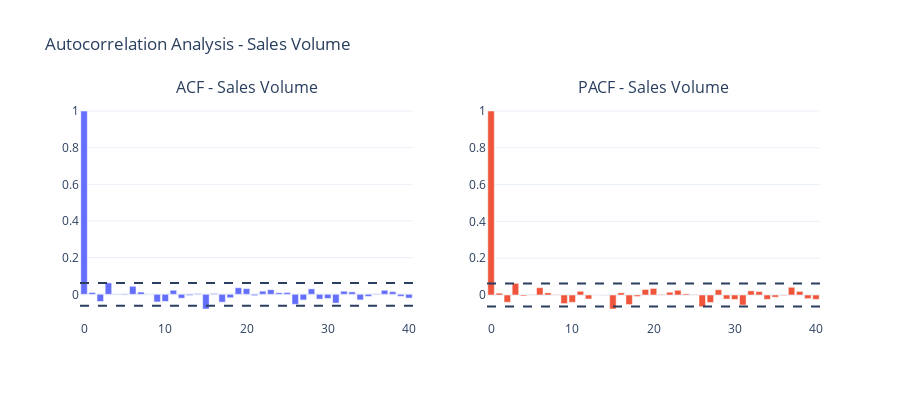

Notebook code for this chart:
### Markdown cell above
# Autocorrelation Analysis

### Code cell
# Function for interactive ACF/PACF charts
def plot_acf_pacf(series, title, max_lag=40):
    acf_values = acf(series.dropna(), nlags=max_lag)
    pacf_values = pacf(series.dropna(), nlags=max_lag)
    
    fig = make_subplots(rows=1, cols=2, subplot_titles=[f'ACF - {title}', f'PACF - {title}'])
    
    # ACF
    fig.add_trace(go.Bar(x=list(range(max_lag+1)), y=acf_values, name='ACF'), row=1, col=1)
    fig.add_hline(y=1.96/np.sqrt(len(series)), line_dash="dash", row=1, col=1)
    fig.add_hline(y=-1.96/np.sqrt(len(series)), line_dash="dash", row=1, col=1)
    
    # PACF
    fig.add_trace(go.Bar(x=list(range(max_lag+1)), y=pacf_values, name='PACF'), row=1, col=2)
    fig.add_hline(y=1.96/np.sqrt(len(series)), line_dash="dash", row=1, col=2)
    fig.add_hline(y=-1.96/np.sqrt(len(series)), line_dash="dash", row=1, col=2)
    
    fig.update_layout(height=400, showlegend=False, title_text=f"Autocorrelation Analysis - {title}")
    fig.show()

# Plot for Sales Volume
plot_acf_pacf(data['Sales_Volume'], 'Sales Volume')

# Plot for Stock Quantity
plot_acf_pacf(data['Stock_Quantity'], 'Stock Quantity')

### Figure 1 — Plotly figure (JSON) as saved in the notebook; plotly's stock layout.template omitted (floating-point values rounded to 4 significant figures)
{"data": [{"name": "ACF", "type": "bar", "x": [0, 1, 2, 3, 4, 5, 6, 7, 8, 9, 10, 11, 12, 13, 14, 15, 16, 17, 18, 19, 20, 21, 22, 23, 24, 25, 26, 27, 28, 29, 30, 31, 32, 33, 34, 35, 36, 37, 38, 39, 40], "xaxis": "x", "y": [1, 0.01013, -0.03921, 0.06241, -0.002426, -0.003559, 0.04368, 0.01234, -0.001364, -0.04168, -0.03878, 0.02219, -0.0214, -0.005972, 0.003953, -0.08011, 0.004741, -0.04271, -0.01877, 0.03606, 0.03106, -0.007219, 0.01716, 0.02509, 0.008828, 0.01015, -0.05467, -0.03079, 0.02974, -0.02622, -0.02247, -0.04788, 0.01691, 0.01336, -0.03052, -0.01154, 0.002714, 0.02213, 0.01441, -0.01088, -0.02063], "yaxis": "y"}, {"name": "PACF", "type": "bar", "x": [0, 1, 2, 3, 4, 5, 6, 7, 8, 9, 10, 11, 12, 13, 14, 15, 16, 17, 18, 19, 20, 21, 22, 23, 24, 25, 26, 27, 28, 29, 30, 31, 32, 33, 34, 35, 36, 37, 38, 39, 40], "xaxis": "x2", "y": [1, 0.01014, -0.03939, 0.06351, -0.005502, 0.00154, 0.03991, 0.01181, 0.001801, -0.04664, -0.0396, 0.02022, -0.0218, -0.0002117, -0.0007425, -0.07605, 0.01197, -0.05203, -0.008327, 0.03009, 0.03575, 0.003055, 0.01506, 0.0259, 0.00629, 0.00209, -0.06363, -0.04046, 0.02866, -0.02204, -0.02416, -0.05471, 0.02261, 0.01851, -0.0235, -0.01188, -0.003274, 0.04204, 0.01963, -0.01969, -0.02364], "yaxis": "y2"}], "layout": {"annotations": [{"font": {"size": 16}, "showarrow": false, "text": "ACF - Sales Volume", "x": 0.225, "xanchor": "center", "xref": "paper", "y": 1, "yanchor": "bottom", "yref": "paper"}, {"font": {"size": 16}, "showarrow": false, "text": "PACF - Sales Volume", "x": 0.775, "xanchor": "center", "xref": "paper", "y": 1, "yanchor": "bottom", "yref": "paper"}], "height": 400, "shapes": [{"line": {"dash": "dash"}, "type": "line", "x0": 0, "x1": 1, "xref": "x domain", "y0": 0.06229, "y1": 0.06229, "yref": "y"}, {"line": {"dash": "dash"}, "type": "line", "x0": 0, "x1": 1, "xref": "x domain", "y0": -0.06229, "y1": -0.06229, "yref": "y"}, {"line": {"dash": "dash"}, "type": "line", "x0": 0, "x1": 1, "xref": "x2 domain", "y0": 0.06229, "y1": 0.06229, "yref": "y2"}, {"line": {"dash": "dash"}, "type": "line", "x0": 0, "x1": 1, "xref": "x2 domain", "y0": -0.06229, "y1": -0.06229, "yref": "y2"}], "showlegend": false, "title": {"text": "Autocorrelation Analysis - Sales Volume"}, "xaxis": {"anchor": "y", "domain": [0, 0.45]}, "xaxis2": {"anchor": "y2", "domain": [0.55, 1]}, "yaxis": {"anchor": "x", "domain": [0, 1]}, "yaxis2": {"anchor": "x2", "domain": [0, 1]}}}
